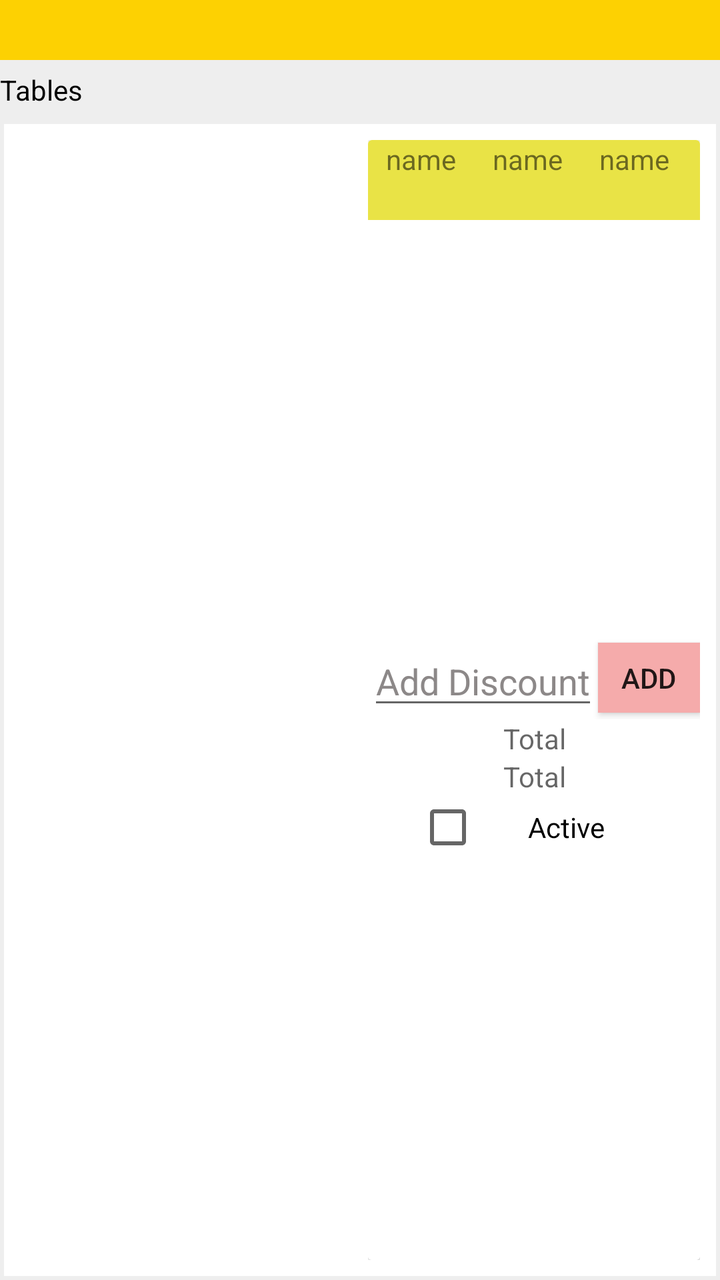
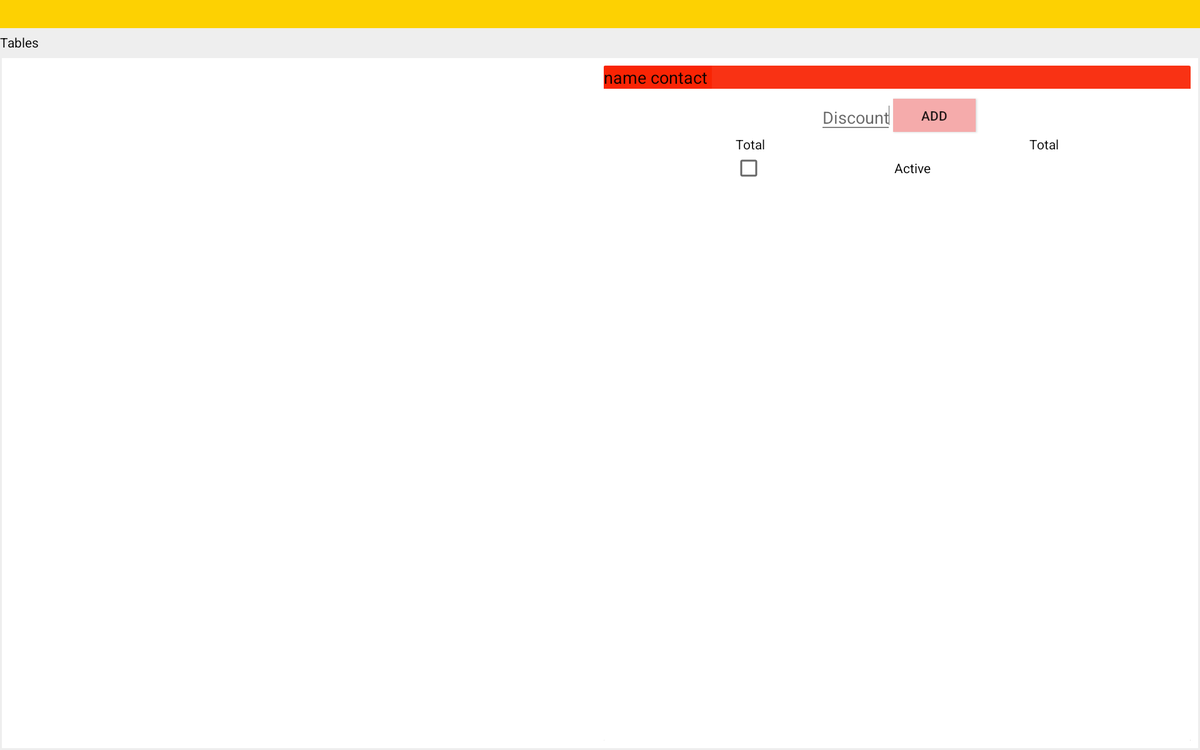

An Android layout and its configuration variant, each rendered on a device that would load it. The default file and the variant file are quoted in full after the pictures.
<!-- AndroidManifest.xml: application theme AppTheme -->
<!-- res/layout/activity_table.xml -->
<LinearLayout xmlns:android="http://schemas.android.com/apk/res/android"
    xmlns:tools="http://schemas.android.com/tools"
    android:layout_width="match_parent"
    android:layout_height="match_parent"
    android:orientation="vertical">
    <LinearLayout
        android:layout_width="match_parent"
        android:layout_height="30sp"
        android:background="#fdd102">
    </LinearLayout>
    <LinearLayout
        android:layout_width="match_parent"
        android:layout_height="match_parent"
        android:orientation="vertical"
        android:background="#eeeeee">
        <LinearLayout
            android:layout_width="match_parent"
            android:layout_height="30sp"
            android:orientation="horizontal"
            android:layout_gravity="center">
            <TextView
                android:layout_width="wrap_content"
                android:layout_height="wrap_content"
                android:text="Tables"
                android:textColor="#000000"
                android:fontFamily="sans-serif"
                android:layout_gravity="center|left"/>

        </LinearLayout>
        <LinearLayout
            android:layout_width="match_parent"
            android:layout_height="match_parent"
            android:background="#ffffff"
            android:layout_margin="2sp"
            android:orientation="horizontal"
            android:weightSum="1">
            <GridView
                android:id="@+id/gridView"
                android:layout_width="0sp"
                android:layout_height="fill_parent"
                android:columnWidth="100dp"
                android:numColumns="auto_fit"
                android:layout_margin="4sp"
                android:stretchMode="columnWidth"
                android:gravity="center"
                android:layout_weight="0.5"/>
            <LinearLayout
                android:layout_width="0sp"
                android:layout_height="match_parent"
                android:background="#FFFFFFFF"
                android:layout_weight="0.5"
                android:layout_margin="8sp"
                android:gravity="center">
                <android.support.v7.widget.CardView
                    android:layout_width="match_parent"
                    android:layout_height="match_parent"
                    android:background="#FFFFFFFF"
                    >

                    <LinearLayout
                        android:layout_width="match_parent"
                        android:layout_height="match_parent"
                        android:orientation="vertical"
                        android:background="#FFFFFFFF">
                        <LinearLayout
                            android:layout_width="match_parent"
                            android:layout_height="40sp"
                            android:orientation="horizontal"
                            android:background="#e9e346"
                            android:weightSum="1">
                            <TextView
                                android:layout_width="wrap_content"
                                android:layout_height="wrap_content"
                                android:text="name"
                                android:id="@+id/tv_custNameId"
                                android:gravity="center"
                                android:layout_weight="0.3"/>
                            <TextView
                                android:layout_width="wrap_content"
                                android:layout_height="wrap_content"
                                android:text="name"
                                android:id="@+id/tv_custemail_id"
                                android:gravity="center"
                                android:layout_weight="0.3"/>
                            <TextView
                                android:layout_width="wrap_content"
                                android:layout_height="wrap_content"
                                android:text="name"
                                android:id="@+id/tv_cust_mibiId"
                                android:gravity="center"
                                android:layout_weight="0.3"/>

                        </LinearLayout>
                        <view
                            android:id="@+id/listbillListId"
                            class="android.support.v7.widget.RecyclerView"
                            android:layout_width="match_parent"
                            android:layout_height="wrap_content"
                            android:layout_marginLeft="8dp"
                            android:layout_marginRight="8dp"
                            android:layout_marginBottom="8dp"
                            android:layout_centerInParent="true"
                            android:background="#ffffff"/>

                        <LinearLayout
                            android:layout_width="match_parent"
                            android:layout_height="match_parent"
                            android:orientation="vertical"
                            android:gravity="center">
                            <LinearLayout
                                android:layout_width="match_parent"
                                android:layout_height="wrap_content"
                                android:gravity="center"
                                android:orientation="vertical">
                                <LinearLayout
                                    android:layout_width="match_parent"
                                    android:layout_height="wrap_content"
                                    android:gravity="center"
                                    android:orientation="horizontal">
                                    <EditText
                                        android:layout_width="wrap_content"
                                        android:layout_height="wrap_content"
                                        android:hint="Add Discount"
                                        android:textColorHint="#8c8888"
                                        android:inputType="number"/>
                                    <Button
                                        android:layout_width="wrap_content"
                                        android:layout_height="35sp"
                                        android:background="#f5abab"
                                        android:text="Add"/>
                                </LinearLayout>
                                <LinearLayout
                                    android:layout_width="match_parent"
                                    android:layout_height="wrap_content"
                                    android:orientation="vertical"
                                    android:gravity="center"
                                    android:weightSum="1"
                                    android:background="#FFFFFFFF">
                                    <TextView
                                        android:layout_width="wrap_content"
                                        android:layout_height="wrap_content"
                                        android:hint="Total"
                                        android:id="@+id/tv_cust_total_tax_id"
                                        android:layout_weight="0.5"
                                        android:textColor="#ee151615"
                                        android:gravity="center"/>

                                    <TextView
                                        android:layout_width="wrap_content"
                                        android:layout_height="wrap_content"
                                        android:hint="Total"
                                        android:id="@+id/tv_cust_total_price_id"
                                        android:layout_weight="0.5"
                                        android:textColor="#ee151615"
                                        android:gravity="center"/>

                                </LinearLayout>
                                <LinearLayout
                                    android:layout_width="match_parent"
                                    android:layout_height="wrap_content"
                                    android:orientation="horizontal"
                                    android:textColorHint="#f78b8b"
                                    android:gravity="center"
                                    android:weightSum="1">
                                    <CheckBox
                                        android:layout_width="wrap_content"
                                        android:layout_height="wrap_content"
                                        android:text="Active"
                                        android:id="@+id/chk_table_active_id"
                                        android:textColor="#000000"
                                        android:layout_weight="0.5"
                                        android:gravity="center"/>
                                </LinearLayout>
                            </LinearLayout>






                        </LinearLayout>
                    </LinearLayout>
                </android.support.v7.widget.CardView>
            </LinearLayout>
        </LinearLayout>
    </LinearLayout>
</LinearLayout>
<!-- resources referenced by this layout -->
<resources>
  <style name="AppTheme" parent="Theme.AppCompat.Light.DarkActionBar">
          
          <item name="colorPrimary">@color/colorPrimary</item>
          <item name="colorPrimaryDark">@color/colorPrimaryDark</item>
          <item name="colorAccent">@color/colorAccent</item>
      </style>
  <color name="colorPrimary">#3F51B5</color>
  <color name="colorPrimaryDark">#303F9F</color>
  <color name="colorAccent">#FF4081</color>
</resources>
<!-- res/layout-xlarge/activity_table.xml (the repository's variant of the layout above) -->
<!-- drawn on a large tablet held sideways -->
<LinearLayout xmlns:android="http://schemas.android.com/apk/res/android"
    xmlns:tools="http://schemas.android.com/tools"
    android:layout_width="match_parent"
    android:layout_height="match_parent"
    android:orientation="vertical">
    <LinearLayout
        android:layout_width="match_parent"
        android:layout_height="30sp"
        android:background="#fdd102">
    </LinearLayout>
    <LinearLayout
        android:layout_width="match_parent"
        android:layout_height="match_parent"
        android:orientation="vertical"
        android:background="#eeeeee">
        <LinearLayout
            android:layout_width="match_parent"
            android:layout_height="30sp"
            android:orientation="horizontal"
            android:layout_gravity="center">
            <TextView
                android:layout_width="wrap_content"
                android:layout_height="wrap_content"
                android:text="Tables"
                android:textColor="#000000"
                android:fontFamily="sans-serif"
                android:layout_gravity="center|left"/>

        </LinearLayout>
        <LinearLayout
            android:layout_width="match_parent"
            android:layout_height="match_parent"
            android:background="#ffffff"
            android:layout_margin="2sp"
            android:orientation="horizontal"
            android:weightSum="1">
            <GridView
                android:id="@+id/gridView"
                android:layout_width="0sp"
                android:layout_height="fill_parent"
                android:columnWidth="100dp"
                android:numColumns="auto_fit"
                android:layout_margin="4sp"
                android:stretchMode="columnWidth"
                android:gravity="center"
                android:layout_weight="0.5"/>
            <LinearLayout
                android:layout_width="0sp"
                android:layout_height="match_parent"
                android:background="#FFFFFFFF"
                android:layout_weight="0.5"
                android:layout_margin="8sp"
                android:gravity="center">
                <android.support.v7.widget.CardView
                    android:layout_width="match_parent"
                    android:layout_height="match_parent"
                    android:background="#FFFFFFFF">



                    <LinearLayout
                        android:layout_width="match_parent"
                        android:layout_height="match_parent"
                        android:orientation="vertical"
                        android:background="#FFFFFFFF">
                        <LinearLayout
                            android:layout_width="match_parent"
                            android:layout_height="wrap_content"
                            android:background="#eef92404"
                            android:orientation="horizontal">

                            <TextView
                                android:layout_width="wrap_content"
                                android:layout_height="wrap_content"
                                android:text="name "
                                android:textSize="18sp"
                                android:background="#eef92404"
                                android:textColor="#ee000000"/>
                            <TextView
                                android:layout_width="wrap_content"
                                android:layout_height="wrap_content"
                                android:text="contact "
                                android:textSize="18sp"
                                android:background="#eef92404"
                                android:textColor="#ee000000"/>

                        </LinearLayout>
                        <view
                            android:id="@+id/listemployeeList"
                            class="android.support.v7.widget.RecyclerView"
                            android:layout_width="match_parent"
                            android:layout_height="wrap_content"
                            android:layout_marginLeft="8dp"
                            android:layout_marginRight="8dp"
                            android:layout_marginBottom="8dp"
                            android:layout_centerInParent="true"
                            android:background="#ffffff"/>
                        <LinearLayout
                            android:layout_width="match_parent"
                            android:layout_height="wrap_content"
                            android:orientation="horizontal"
                            android:gravity="center">
                            <EditText
                                android:layout_width="wrap_content"
                                android:layout_height="wrap_content"
                                android:hint="Discount"
                                android:inputType="number"/>
                            <Button
                                android:layout_width="wrap_content"
                                android:layout_height="35sp"
                                android:background="#f5abab"
                                android:text="Add"/>
                        </LinearLayout>
                        <LinearLayout
                            android:layout_width="match_parent"
                            android:layout_height="wrap_content"
                            android:orientation="horizontal"
                            android:gravity="center"
                            android:weightSum="1"
                            android:background="#FFFFFFFF">
                            <TextView
                                android:layout_width="wrap_content"
                                android:layout_height="wrap_content"
                                android:hint="Total"
                                android:layout_weight="0.5"
                                android:gravity="center"
                                android:textColorHint="#0b0b0b"/>
                            <TextView
                                android:layout_width="wrap_content"
                                android:layout_height="wrap_content"
                                android:hint="Total"
                                android:layout_weight="0.5"
                                android:textColorHint="#0b0b0b"
                                android:gravity="center"/>
                        </LinearLayout>
                        <LinearLayout
                            android:layout_width="match_parent"
                            android:layout_height="wrap_content"
                            android:orientation="horizontal"
                            android:textColorHint="#f78b8b"
                            android:gravity="center"
                            android:weightSum="1">
                            <CheckBox
                                android:layout_width="wrap_content"
                                android:layout_height="wrap_content"
                                android:text="Active"
                                android:textColor="#000000"
                                android:layout_weight="0.5"
                                android:gravity="center"/>
                        </LinearLayout>
                    </LinearLayout>
                </android.support.v7.widget.CardView>
            </LinearLayout>
        </LinearLayout>
    </LinearLayout>
</LinearLayout>
